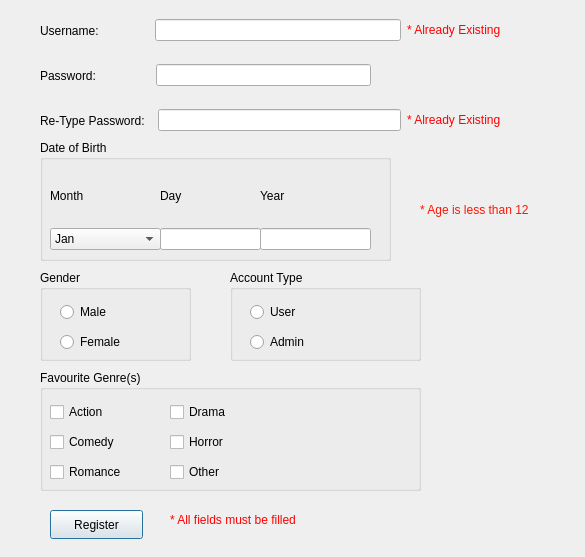
<?xml version="1.0" encoding="UTF-8"?>
<ui version="4.0">
 <class>RegisterWindow</class>
 <widget class="QDialog" name="RegisterWindow">
  <property name="geometry">
   <rect>
    <x>0</x>
    <y>0</y>
    <width>585</width>
    <height>557</height>
   </rect>
  </property>
  <property name="windowTitle">
   <string>Dialog</string>
  </property>
  <widget class="QWidget" name="horizontalLayoutWidget">
   <property name="geometry">
    <rect>
     <x>40</x>
     <y>10</y>
     <width>461</width>
     <height>41</height>
    </rect>
   </property>
   <layout class="QHBoxLayout" name="NameLayout">
    <item>
     <widget class="QLabel" name="NameLabel">
      <property name="text">
       <string>Username:               </string>
      </property>
     </widget>
    </item>
    <item>
     <widget class="QLineEdit" name="NameTextField"/>
    </item>
    <item>
     <widget class="QLabel" name="NameLabelCheck">
      <property name="text">
       <string>&lt;html&gt;&lt;head/&gt;&lt;body&gt;&lt;p&gt;&lt;span style=&quot; color:#ff0000;&quot;&gt;* Already Existing&lt;/span&gt;&lt;/p&gt;&lt;/body&gt;&lt;/html&gt;</string>
      </property>
     </widget>
    </item>
   </layout>
  </widget>
  <widget class="QWidget" name="horizontalLayoutWidget_2">
   <property name="geometry">
    <rect>
     <x>40</x>
     <y>60</y>
     <width>331</width>
     <height>31</height>
    </rect>
   </property>
   <layout class="QHBoxLayout" name="PassLayout">
    <item>
     <widget class="QLabel" name="PassLabel">
      <property name="text">
       <string>Password:                </string>
      </property>
     </widget>
    </item>
    <item>
     <widget class="QLineEdit" name="PassTextField"/>
    </item>
   </layout>
  </widget>
  <widget class="QWidget" name="horizontalLayoutWidget_3">
   <property name="geometry">
    <rect>
     <x>40</x>
     <y>100</y>
     <width>461</width>
     <height>41</height>
    </rect>
   </property>
   <layout class="QHBoxLayout" name="RePassLayout">
    <item>
     <widget class="QLabel" name="RePassLabel">
      <property name="text">
       <string>Re-Type Password:  </string>
      </property>
     </widget>
    </item>
    <item>
     <widget class="QLineEdit" name="RePassTextField"/>
    </item>
    <item>
     <widget class="QLabel" name="RePassLabelCheck">
      <property name="text">
       <string>&lt;html&gt;&lt;head/&gt;&lt;body&gt;&lt;p&gt;&lt;span style=&quot; color:#ff0000;&quot;&gt;* Already Existing&lt;/span&gt;&lt;/p&gt;&lt;/body&gt;&lt;/html&gt;</string>
      </property>
     </widget>
    </item>
   </layout>
  </widget>
  <widget class="QGroupBox" name="BirthDateBox">
   <property name="geometry">
    <rect>
     <x>40</x>
     <y>140</y>
     <width>351</width>
     <height>121</height>
    </rect>
   </property>
   <property name="title">
    <string>Date of Birth</string>
   </property>
   <widget class="QWidget" name="verticalLayoutWidget">
    <property name="geometry">
     <rect>
      <x>10</x>
      <y>30</y>
      <width>111</width>
      <height>80</height>
     </rect>
    </property>
    <layout class="QVBoxLayout" name="MonthLayout">
     <item>
      <widget class="QLabel" name="MonthLabel">
       <property name="text">
        <string>Month</string>
       </property>
      </widget>
     </item>
     <item>
      <widget class="QComboBox" name="comboBoxMonth">
       <item>
        <property name="text">
         <string>Jan</string>
        </property>
       </item>
       <item>
        <property name="text">
         <string>Feb</string>
        </property>
       </item>
       <item>
        <property name="text">
         <string>Mar</string>
        </property>
       </item>
       <item>
        <property name="text">
         <string>April</string>
        </property>
       </item>
       <item>
        <property name="text">
         <string>May</string>
        </property>
       </item>
       <item>
        <property name="text">
         <string>June</string>
        </property>
       </item>
       <item>
        <property name="text">
         <string>July</string>
        </property>
       </item>
       <item>
        <property name="text">
         <string>Aug</string>
        </property>
       </item>
       <item>
        <property name="text">
         <string>Sept</string>
        </property>
       </item>
       <item>
        <property name="text">
         <string>Oct</string>
        </property>
       </item>
       <item>
        <property name="text">
         <string>Nov</string>
        </property>
       </item>
       <item>
        <property name="text">
         <string>Dec</string>
        </property>
       </item>
      </widget>
     </item>
    </layout>
   </widget>
   <widget class="QWidget" name="verticalLayoutWidget_2">
    <property name="geometry">
     <rect>
      <x>120</x>
      <y>30</y>
      <width>101</width>
      <height>80</height>
     </rect>
    </property>
    <layout class="QVBoxLayout" name="DayLayout">
     <item>
      <widget class="QLabel" name="DayLabel">
       <property name="text">
        <string>Day</string>
       </property>
      </widget>
     </item>
     <item>
      <widget class="QLineEdit" name="NumberTextField"/>
     </item>
    </layout>
   </widget>
   <widget class="QWidget" name="verticalLayoutWidget_3">
    <property name="geometry">
     <rect>
      <x>220</x>
      <y>30</y>
      <width>111</width>
      <height>80</height>
     </rect>
    </property>
    <layout class="QVBoxLayout" name="YearLayout">
     <item>
      <widget class="QLabel" name="YearLabel">
       <property name="text">
        <string>Year</string>
       </property>
      </widget>
     </item>
     <item>
      <widget class="QLineEdit" name="YearTextField"/>
     </item>
    </layout>
   </widget>
  </widget>
  <widget class="QLabel" name="LabelAgeCheck">
   <property name="geometry">
    <rect>
     <x>420</x>
     <y>180</y>
     <width>141</width>
     <height>61</height>
    </rect>
   </property>
   <property name="text">
    <string>&lt;html&gt;&lt;head/&gt;&lt;body&gt;&lt;p&gt;&lt;span style=&quot; color:#ff1500;&quot;&gt;* Age is less than 12&lt;/span&gt;&lt;/p&gt;&lt;/body&gt;&lt;/html&gt;</string>
   </property>
  </widget>
  <widget class="QGroupBox" name="GenderBox">
   <property name="geometry">
    <rect>
     <x>40</x>
     <y>270</y>
     <width>151</width>
     <height>91</height>
    </rect>
   </property>
   <property name="title">
    <string>Gender</string>
   </property>
   <widget class="QRadioButton" name="maleRadio">
    <property name="geometry">
     <rect>
      <x>20</x>
      <y>30</y>
      <width>110</width>
      <height>24</height>
     </rect>
    </property>
    <property name="text">
     <string>Male</string>
    </property>
   </widget>
   <widget class="QRadioButton" name="femaleRadio">
    <property name="geometry">
     <rect>
      <x>20</x>
      <y>60</y>
      <width>110</width>
      <height>24</height>
     </rect>
    </property>
    <property name="text">
     <string>Female</string>
    </property>
   </widget>
  </widget>
  <widget class="QGroupBox" name="AccountTypeBox">
   <property name="geometry">
    <rect>
     <x>230</x>
     <y>270</y>
     <width>191</width>
     <height>91</height>
    </rect>
   </property>
   <property name="title">
    <string>Account Type</string>
   </property>
   <widget class="QRadioButton" name="UserRadioButton">
    <property name="geometry">
     <rect>
      <x>20</x>
      <y>30</y>
      <width>110</width>
      <height>24</height>
     </rect>
    </property>
    <property name="text">
     <string>User</string>
    </property>
   </widget>
   <widget class="QRadioButton" name="AdminRadioButton">
    <property name="geometry">
     <rect>
      <x>20</x>
      <y>60</y>
      <width>110</width>
      <height>24</height>
     </rect>
    </property>
    <property name="text">
     <string>Admin</string>
    </property>
   </widget>
  </widget>
  <widget class="QGroupBox" name="GenresBox">
   <property name="geometry">
    <rect>
     <x>40</x>
     <y>370</y>
     <width>381</width>
     <height>121</height>
    </rect>
   </property>
   <property name="title">
    <string>Favourite Genre(s)</string>
   </property>
   <widget class="QCheckBox" name="ActionCheckBox">
    <property name="geometry">
     <rect>
      <x>10</x>
      <y>30</y>
      <width>91</width>
      <height>24</height>
     </rect>
    </property>
    <property name="text">
     <string>Action</string>
    </property>
   </widget>
   <widget class="QCheckBox" name="ComedyCheckBox">
    <property name="geometry">
     <rect>
      <x>10</x>
      <y>60</y>
      <width>91</width>
      <height>24</height>
     </rect>
    </property>
    <property name="text">
     <string>Comedy</string>
    </property>
   </widget>
   <widget class="QCheckBox" name="RomanceCheckBox">
    <property name="geometry">
     <rect>
      <x>10</x>
      <y>90</y>
      <width>91</width>
      <height>24</height>
     </rect>
    </property>
    <property name="text">
     <string>Romance</string>
    </property>
   </widget>
   <widget class="QCheckBox" name="DramaCheckBox">
    <property name="geometry">
     <rect>
      <x>130</x>
      <y>30</y>
      <width>91</width>
      <height>24</height>
     </rect>
    </property>
    <property name="text">
     <string>Drama</string>
    </property>
   </widget>
   <widget class="QCheckBox" name="HorrorCheckBox">
    <property name="geometry">
     <rect>
      <x>130</x>
      <y>60</y>
      <width>91</width>
      <height>24</height>
     </rect>
    </property>
    <property name="text">
     <string>Horror</string>
    </property>
   </widget>
   <widget class="QCheckBox" name="OtherCheckBox">
    <property name="geometry">
     <rect>
      <x>130</x>
      <y>90</y>
      <width>91</width>
      <height>24</height>
     </rect>
    </property>
    <property name="text">
     <string>Other</string>
    </property>
   </widget>
  </widget>
  <widget class="QPushButton" name="RegisterButton">
   <property name="geometry">
    <rect>
     <x>50</x>
     <y>510</y>
     <width>93</width>
     <height>29</height>
    </rect>
   </property>
   <property name="text">
    <string>Register</string>
   </property>
  </widget>
  <widget class="QLabel" name="AllFieldCheckerLabel">
   <property name="geometry">
    <rect>
     <x>170</x>
     <y>510</y>
     <width>181</width>
     <height>20</height>
    </rect>
   </property>
   <property name="text">
    <string>&lt;html&gt;&lt;head/&gt;&lt;body&gt;&lt;p&gt;&lt;span style=&quot; color:#ff0000;&quot;&gt;* All fields must be filled&lt;/span&gt;&lt;/p&gt;&lt;/body&gt;&lt;/html&gt;</string>
   </property>
  </widget>
 </widget>
 <resources/>
 <connections/>
</ui>
